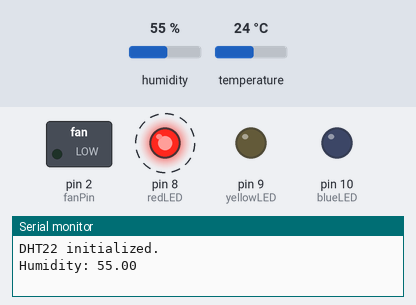
Recording of a sketch running on a simulated Arduino Uno, built with avr-gcc and run on an emulated ATmega328P. Shown: switched loads named in the sketch (green lamp = pin HIGH), output pins drawn as LEDs (lit = HIGH), the last lines printed to the serial monitor. Dashed ring = blinking. Inputs (shaded band) come from the test bench; at power-on: humidity 55 %, temperature 24 °C.

Above: at 2.75 s.
3.3 s: humidity set to 44 %
10.2 s: humidity set to 40 %
At 11.9 s:
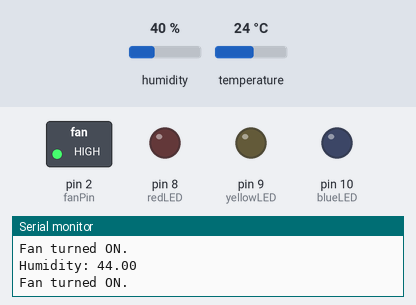
17.5 s: humidity set to 68 %
At 20.47 s:
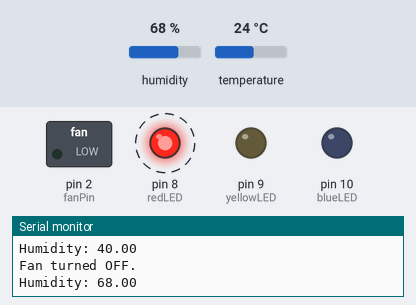
24.3 s: humidity set to 22 %
At 30.4 s:
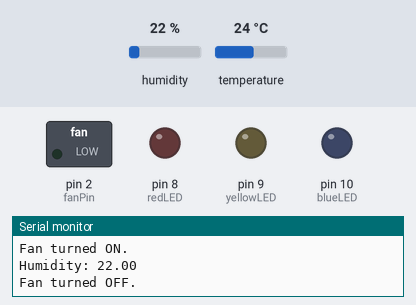
35.8 s: humidity set to 88 %
At 42.5 s:
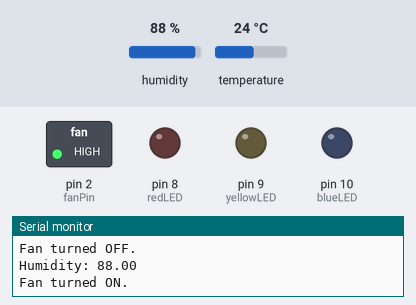
Timing chart, 0 to 43.6 s (numbered marks = the images above; inputs shaded):
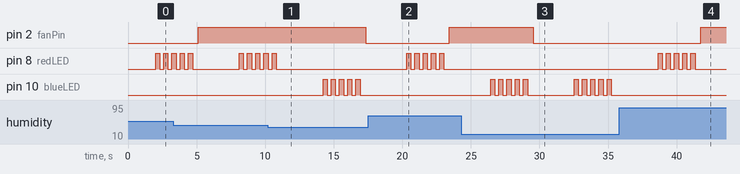

The sketch:

assistant3.ino
```cpp
#include <DHT.h>

#define debugSerial Serial
#define DHTPIN 11 // Digital Pin for DHT22
#define DHTTYPE DHT22

// Define LED and fan pins
#define redLED 8
#define yellowLED 9
#define blueLED 10
#define fanPin 2

DHT dht(DHTPIN, DHTTYPE);

void setup() {
  // Set pin modes
  pinMode(redLED, OUTPUT);
  pinMode(yellowLED, OUTPUT);
  pinMode(blueLED, OUTPUT);
  pinMode(fanPin, OUTPUT);

  // Initialize serial communication
  debugSerial.begin(9600);

  // Delay for stability
  delay(2000);

  // Initialize DHT sensor
  dht.begin();
  debugSerial.println("DHT22 initialized.");
}

void loop() {
  // Read humidity
  float humidity = dht.readHumidity();

  // Check if the data is valid
  if (isnan(humidity)) {
    debugSerial.println("Failed to read humidity from DHT sensor!");
    return;
  }

  // Print humidity value
  debugSerial.print("Humidity: ");
  debugSerial.println(humidity);

  // Control LEDs and fan based on humidity
  if (humidity > 42.0) {
    controlLED(redLED); // Red LED blinks
    delay(100);
    turnFanOn();
  } else if (humidity > 44 && humidity <= 42.0) {
    controlLED(yellowLED); // Yellow LED blinks
    delay(100);
    turnFanOff();
  } else {
    controlLED(blueLED); // Blue LED blinks
    delay(100);
    turnFanOff();
  }

  // Delay for 3 seconds before next reading
  delay(3000);
}

// Function to control blinking LED
void controlLED(int ledPin) {
  digitalWrite(redLED, LOW);
  digitalWrite(yellowLED, LOW);
  digitalWrite(blueLED, LOW); // Ensure only one LED is active

  for (int i = 0; i < 5; i++) { // Blink LED 5 times
    digitalWrite(ledPin, HIGH);
    delay(300); // On for 300ms
    digitalWrite(ledPin, LOW);
    delay(300); // Off for 300ms
  }
}

// Turn on the fan
void turnFanOn() {
  digitalWrite(fanPin, HIGH);
  debugSerial.println("Fan turned ON.");
}

// Turn off the fan
void turnFanOff() {
  digitalWrite(fanPin, LOW);
  debugSerial.println("Fan turned OFF.");
}
```

Measured:
- the behaviour switches between 43 and 42 % on humidity (found by bisection; images 0 and 1)
- after the input at 10.2 s, pin 2 (fanPin): HIGH → LOW after 7.1 s; pin 8 (redLED): goes on until 10.8 s, then stays LOW; pin 10 (blueLED): alternates HIGH for 0.30 s and LOW for 0.30 s, starting after 4.0 s
- after the input at 17.5 s, pin 2 (fanPin): LOW → HIGH after 5.9 s; pin 8 (redLED): alternates HIGH for 0.30 s and LOW for 0.30 s, 10 changes in all, then stays LOW, starting after 2.8 s; pin 10 (blueLED): stops changing and stays LOW
- after the input at 24.3 s, pin 2 (fanPin): HIGH → LOW after 5.2 s; pin 8 (redLED): stops changing and stays LOW; pin 10 (blueLED): goes 4 × (HIGH 0.30 s, LOW 0.30 s), HIGH 0.30 s, LOW 3.4 s, 4 × (HIGH 0.30 s, LOW 0.30 s), HIGH 0.30 s, then LOW, starting after 2.1 s
- after the input at 35.8 s, pin 2 (fanPin): LOW → HIGH after 5.9 s; pin 8 (redLED): alternates HIGH for 0.30 s and LOW for 0.30 s, 10 changes in all, then stays LOW, starting after 2.8 s; pin 10 (blueLED): stops changing and stays LOW
